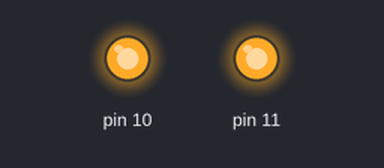
Simulated run of this sketch. Board: Arduino Uno, built with avr-gcc and run on an emulated ATmega328P. On the bench: output pins drawn as LEDs (lit = HIGH). Pins used as bus, display or sensor lines are not drawn; what the sketch prints to the serial monitor is not drawn.

Above: at 0.1 s.
At 5.1 s:
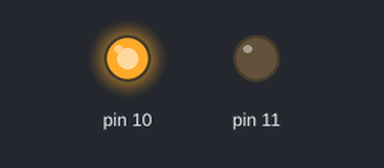
Timing chart, 0 to 6.6 s (numbered marks = the images above):
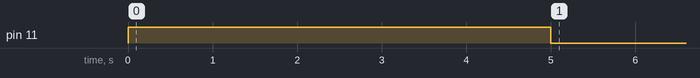

The sketch:

main.ino
```cpp
#include "main.h"

GyverHC595<SHIFTS, HC_PINS> reg(STCP, DS, SHCP);
UIState uiState;

void setup() {
  /*Init serial*/
  Serial.begin(115200);
  while (!Serial) {
  }
  Serial.println("Serial OK");

  /*Init shifts*/
  reg.setAll();
  reg.update();
  delay(5000);
  reg.clearAll();
  reg.update();

  for (uint16_t i = 0; i < ALL_DATA; i++) {
    uiState.CURRENT_VAL[i] = false;
  }
}

void loop() {
  read_serial();
  check();
  send_val();
}
```

GyverHC595.h
```cpp
#ifndef _GyverHC595_h
#define _GyverHC595_h

#include <Arduino.h>
#include <SPI.h>

#define HC_PINS 0
#define HC_SPI 1

#define _HC_CS 0
#define _HC_DT 1
#define _HC_CLK 2

template <const uint16_t _AMNT, const bool _MODE = HC_SPI,
          const uint32_t _SPD = 4000000ul>
class GyverHC595 {
public:
  GyverHC595() {}

  GyverHC595(int CS) { begin(CS); }

  GyverHC595(int CS, int DT, int CLK) { begin(CS, DT, CLK); }

  void begin(int CS) {
    if (_MODE)
      SPI.begin();
    configurePin(_HC_CS, CS);
    setPin(_HC_CS, HIGH);
  }

  void begin(int CS, int DT, int CLK) {
    begin(CS);
    if (!_MODE) {
      configurePin(_HC_DT, DT);
      configurePin(_HC_CLK, CLK);
    }
  }

  bool read(uint16_t num) {
    return (num < (_AMNT << 3)) ? bitRead(getB(num), num & 0b111) : 0;
  }

  void write(uint16_t num, bool state) { state ? set(num) : clear(num); }

  void set(uint16_t num) {
    if (num < (_AMNT << 3))
      bitSet(getB(num), num & 0b111);
  }

  void clear(uint16_t num) {
    if (num < (_AMNT << 3))
      bitClear(getB(num), num & 0b111);
  }

  void setAll() { memset(buffer, 0xff, _AMNT); }

  void clearAll() { memset(buffer, 0, _AMNT); }

  void writeAll(bool state) { state ? setAll() : clearAll(); }

  void writeByte(uint16_t b, uint8_t data) {
    if (b < _AMNT)
      buffer[b] = data;
  }

  void update() {
    if (_MODE)
      SPI.beginTransaction(SPISettings(_SPD, MSBFIRST, SPI_MODE0));
    setPin(_HC_CS, LOW);
    for (int i = 0; i < _AMNT; i++) {
      if (_MODE)
        SPI.transfer(buffer[i]);
      else {
        uint8_t data = buffer[i];
        for (uint8_t b = 0; b < 8; b++) {
          setPin(_HC_DT, data & (1 << 7));
          data <<= 1;
          setPin(_HC_CLK, HIGH);
#ifdef HC595_DELAY
          delayMicroseconds(HC595_DELAY);
#endif
          setPin(_HC_CLK, LOW);
#ifdef HC595_DELAY
          delayMicroseconds(HC595_DELAY);
#endif
        }
      }
    }
    setPin(_HC_CS, HIGH);
    if (_MODE)
      SPI.endTransaction();
  }

  uint16_t amount() { return (_AMNT << 3); }

  uint8_t buffer[_AMNT];

private:
  uint8_t &getB(uint16_t num) { return buffer[_AMNT - 1 - (num >> 3)]; }

  void configurePin(uint8_t num, uint8_t pin) {
    pinMode(pin, OUTPUT);
#ifdef __AVR__
    _port_reg[num] = portOutputRegister(digitalPinToPort(pin));
    _bit_mask[num] = digitalPinToBitMask(pin);
#else
    _pins[num] = pin;
#endif
  }

  void setPin(int num, bool state) {
#if defined(__AVR__)
    if (state)
      *_port_reg[num] |= _bit_mask[num];
    else
      *_port_reg[num] &= ~_bit_mask[num];
#elif defined(ESP8266)
    if (state)
      GPOS = (1 << _pins[num]);
    else
      GPOC = (1 << _pins[num]);
#else
    digitalWrite(_pins[num], state);
#endif
  }

#ifdef __AVR__
  volatile uint8_t *_port_reg[_MODE ? 1 : 3];
  volatile uint8_t _bit_mask[_MODE ? 1 : 3];
#else
  uint8_t _pins[_MODE ? 1 : 3];
#endif
};
#endif
```

check.cpp
```cpp
#include "main.h"

void check() {
  if (uiState.recived) {
    for (uint16_t i = 0; i < ALL_DATA; i++) {
      if (uiState.CURRENT_VAL[i] != uiState.IN_VAL[i]) {
        uiState.CURRENT_VAL[i] = uiState.IN_VAL[i];
        reg.write(i, uiState.CURRENT_VAL[i]);
        uiState.send = true;
      }
    }
    uiState.recived = false;
    if (DEBUG == true) {
      for (uint16_t i = 0; i < ALL_DATA; i++) {
        Serial.print(uiState.CURRENT_VAL[i]);
      }
      Serial.println();
    }
    while (Serial.available()) {
      Serial.read();
      delay(5);
    }
    for (uint16_t i = 0; i < ALL_DATA; i++) {
      uiState.IN_VAL[i] = false;
    }
  }
}
```

main.h
```cpp
#pragma once

#include "GyverHC595.h"
#include <Arduino.h>
#include <SPI.h>

#define STCP 10 // pinCS 12
#define DS 11   // pinDT 14
#define SHCP 13 // pinCLK 11
#define DEBUG 1 // debug mode, 1 or 0

#define SHIFTS 1 // Number of chips
#define HC595_DELAY 0
#define ONE_SHIFT_DATA 8
#define ALL_DATA (SHIFTS * ONE_SHIFT_DATA)

typedef struct {
  bool IN_VAL[ALL_DATA]{};
  bool CURRENT_VAL[ALL_DATA]{};
  bool send = false;
  bool recived = false;
  bool wait = true;
  uint16_t i = 0;
} UIState;

extern GyverHC595<SHIFTS, HC_PINS> reg;
extern UIState uiState;

void read_serial();
void check();
void send_val();
```

read_serial.cpp
```cpp
#include "main.h"

void read_serial() {
  while (Serial.available() > 0) {
    char VAL = (char)Serial.read();
    if (uiState.i == ALL_DATA) {
      uiState.recived = true;
      uiState.i = 0;
      break;
    } else if (VAL == '1') {
      uiState.IN_VAL[uiState.i] = true;
      uiState.i++;
    } else if (VAL == '0') {
      uiState.IN_VAL[uiState.i] = false;
      uiState.i++;
    }
  }
}
```

send_val.cpp
```cpp
#include "main.h"

void send_val() {
  if (uiState.send) {
    reg.update();
    uiState.send = false;
    Serial.println("Send");
  }
}
```
